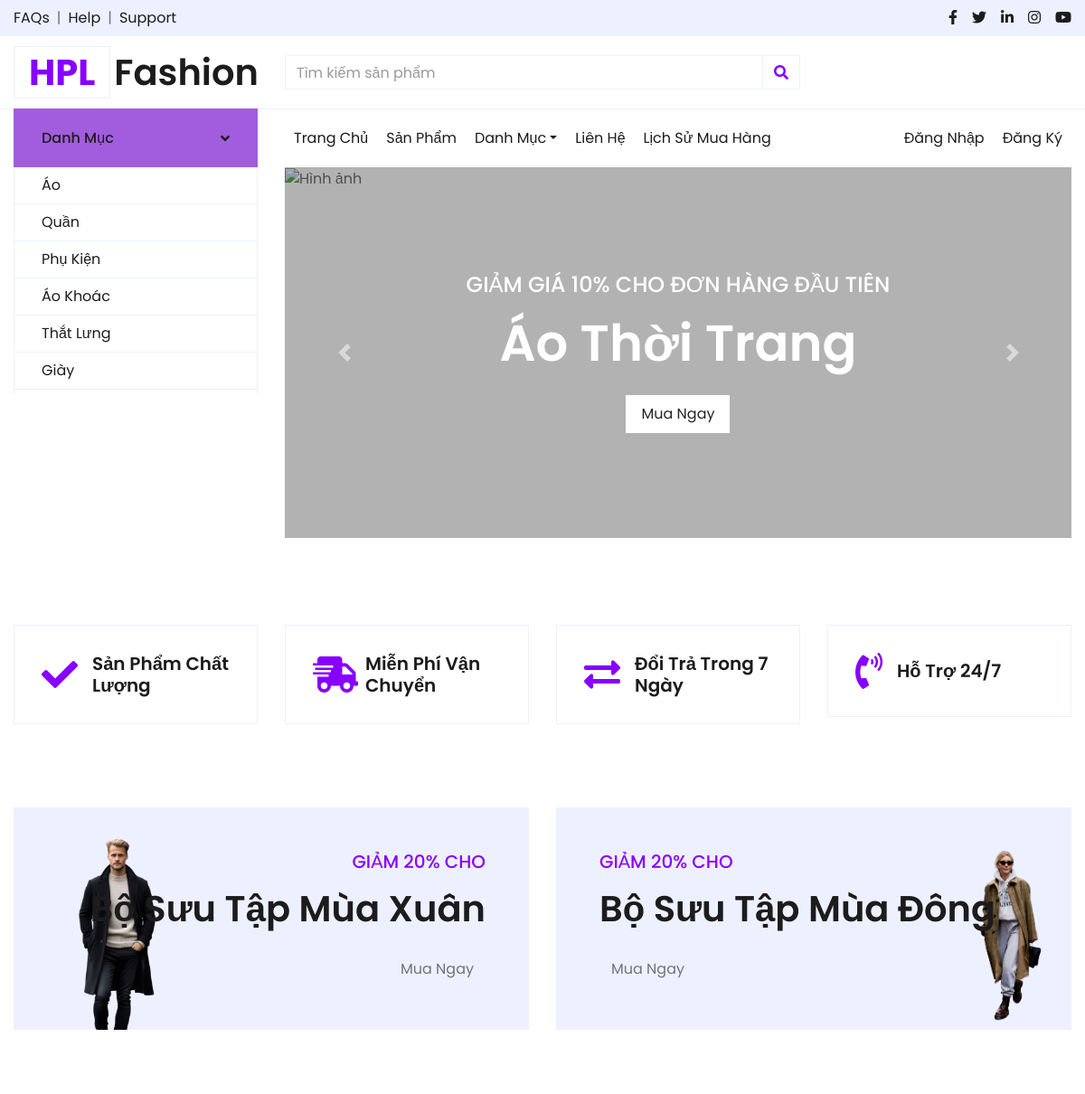
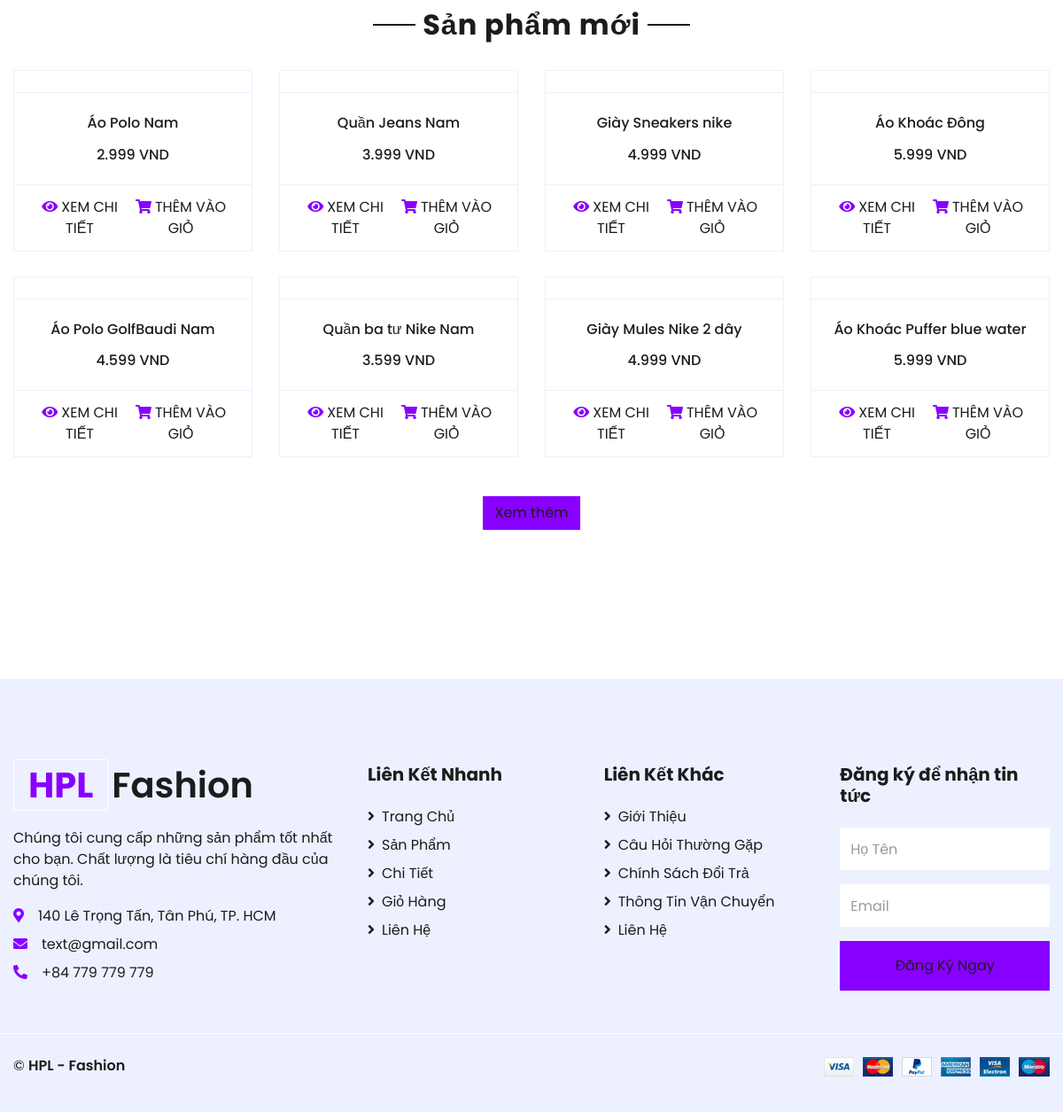
The page / on the database its author committed (2 pictures, top to bottom).
### tables this page shows
CREATE TABLE `categories` (
  `category_id` int NOT NULL,
  `category_name` varchar(255) NOT NULL,
  `category_image` varchar(250) NOT NULL
);

CREATE TABLE `products` (
  `product_id` int NOT NULL,
  `product_name` varchar(255) NOT NULL,
  `price` int NOT NULL,
  `category_id` int DEFAULT NULL,
  `image` varchar(255) DEFAULT NULL,
  `image2` varchar(255) DEFAULT NULL,
  `image3` varchar(255) DEFAULT NULL,
  `description` varchar(255) DEFAULT NULL,
  `quantity` int DEFAULT NULL,
  `size` enum('XS','S','M','L','XL') DEFAULT 'M'
);

### index.php (the view, shortened to what this page needs)
<!DOCTYPE html>
<html lang="en">
<head>
    <link href="https://cdnjs.cloudflare.com/ajax/libs/font-awesome/5.10.0/css/all.min.css" rel="stylesheet">
    <link href="lib/owlcarousel/assets/owl.carousel.min.css" rel="stylesheet">
    <link href="css/style.css" rel="stylesheet">
</head>
<body>
    <?php include 'includes/header.php'; ?>
    <div class="container-fluid pt-5">
        <div class="row px-xl-5 pb-3">
            <div class="col-lg-3 col-md-6 col-sm-12 pb-1">
                <div class="d-flex align-items-center border mb-4" style="padding: 30px;">
                    <h1 class="fa fa-check text-primary m-0 mr-3"></h1>
                    <h5 class="font-weight-semi-bold m-0">Sản Phẩm Chất Lượng</h5>
                </div>
            </div>
            <div class="col-lg-3 col-md-6 col-sm-12 pb-1">
                <div class="d-flex align-items-center border mb-4" style="padding: 30px;">
                    <h1 class="fa fa-shipping-fast text-primary m-0 mr-2"></h1>
                    <h5 class="font-weight-semi-bold m-0">Miễn Phí Vận Chuyển</h5>
                </div>
            </div>
            <div class="col-lg-3 col-md-6 col-sm-12 pb-1">
                <div class="d-flex align-items-center border mb-4" style="padding: 30px;">
                    <h1 class="fas fa-exchange-alt text-primary m-0 mr-3"></h1>
                    <h5 class="font-weight-semi-bold m-0">Đổi Trả Trong 7 Ngày</h5>
                </div>
            </div>
            <div class="col-lg-3 col-md-6 col-sm-12 pb-1">
                <div class="d-flex align-items-center border mb-4" style="padding: 30px;">
                    <h1 class="fa fa-phone-volume text-primary m-0 mr-3"></h1>
                    <h5 class="font-weight-semi-bold m-0">Hỗ Trợ 24/7</h5>
                </div>
            </div>
        </div>
    </div>
    <div class="container-fluid offer pt-5">
        <div class="row px-xl-5">
            <div class="col-md-6 pb-4">
                <div class="position-relative bg-secondary text-center text-md-right text-white mb-2 py-5 px-5">
                    <img src="img/offer-1.png" alt="">
                    <div class="position-relative" style="z-index: 1;">
                        <h5 class="text-uppercase text-primary mb-3">Giảm 20% cho</h5>
                        <h1 class="mb-4 font-weight-semi-bold">Bộ Sưu Tập Mùa Xuân</h1>
                        <a href="" class="btn btn-outline-primary py-md-2 px-md-3">Mua Ngay</a>
                    </div>
                </div>
            </div>
            <div class="col-md-6 pb-4">
                <div class="position-relative bg-secondary text-center text-md-left text-white mb-2 py-5 px-5">
                    <img src="img/offer-2.png" alt="">
                    <div class="position-relative" style="z-index: 1;">
                        <h5 class="text-uppercase text-primary mb-3">Giảm 20% cho</h5>
                        <h1 class="mb-4 font-weight-semi-bold">Bộ Sưu Tập Mùa Đông</h1>
                        <a href="" class="btn btn-outline-primary py-md-2 px-md-3">Mua Ngay</a>
                    </div>
                </div>
            </div>
        </div>
    </div>
    <div class="container-fluid pt-5">
        <div class="text-center mb-4">
            <h2 class="section-title px-5"><span class="px-2">Sản phẩm mới</span></h2>
        </div>
        <div class="row px-xl-5 pb-3">
            <?php
            $conn = Database::getConnection();
            $sql = "SELECT * FROM products LIMIT 8";
            $result = $conn->query($sql);
            if ($result->num_rows > 0) {
                while ($row = $result->fetch_assoc()) {
                    ?>
                        <div class="col-lg-3 col-md-6 col-sm-12 pb-1">
                            <div class="card product-item border-0 mb-4">
                                <div class="card-header product-img position-relative overflow-hidden bg-transparent border p-0">
                                </div>
                                <div class="card-body border-left border-right text-center p-0 pt-4 pb-3">
                                    <h6 class="text-truncate mb-3"><?= htmlspecialchars($row['product_name']); ?></h6>
                                    <div class="d-flex justify-content-center">
                                        <h6><?= number_format($row['price'], 0, ',', '.'); ?> VND</h6>
                                    </div>
                                </div>
                                <div class="card-footer d-flex justify-content-between bg-light border">
                                    <a href="views/detail.php?id=<?= $row['product_id']; ?>" class="btn btn-sm text-dark p-0">
                                        <i class="fas fa-eye text-primary mr-1"></i>XEM CHI TIẾT
                                    </a>
                                    <a href="cart.php?action=add&id=<?= $row['product_id']; ?>" class="btn btn-sm text-dark p-0">
                                        <i class="fas fa-shopping-cart text-primary mr-1"></i>THÊM VÀO GIỎ
                                    </a>
                                </div>
                            </div>
                        </div>
                    <?php
                    }
            } else {
                echo '<p class="text-center">Không có sản phẩm nào.</p>';
            }
            ?>
        </div>
        <div class="text-center mb-4">
            <a href="views/shop.php" class="btn btn-primary">Xem thêm</a>
        </div>
    </div>
    <?php include 'includes/footer.php'; ?>
</body>
</html>

### includes/header.php (shortened to what this page needs)
<?php
$conn = Database::getConnection();
$q1 = $conn->query("SELECT * FROM categories");
$isIndexPage = basename($_SERVER['PHP_SELF']) === 'index.php';
?>
    <div class="container-fluid">
        <div class="row bg-secondary py-2 px-xl-5">
            <div class="col-lg-6 d-none d-lg-block">
                <div class="d-inline-flex align-items-center">
                    <a class="text-dark" href="">FAQs</a>
                    <span class="text-muted px-2">|</span>
                    <a class="text-dark" href="">Help</a>
                    <span class="text-muted px-2">|</span>
                    <a class="text-dark" href="">Support</a>
                </div>
            </div>
            <div class="col-lg-6 text-center text-lg-right">
                <div class="d-inline-flex align-items-center">
                    <a class="text-dark px-2" href="">
                        <i class="fab fa-facebook-f"></i>
                    </a>
                    <a class="text-dark px-2" href="">
                        <i class="fab fa-twitter"></i>
                    </a>
                    <a class="text-dark px-2" href="">
                        <i class="fab fa-linkedin-in"></i>
                    </a>
                    <a class="text-dark px-2" href="">
                        <i class="fab fa-instagram"></i>
                    </a>
                    <a class="text-dark pl-2" href="">
                        <i class="fab fa-youtube"></i>
                    </a>
                </div>
            </div>
        </div>
    </div>
<div class="container-fluid">
    <div class="row align-items-center py-3 px-xl-5">
        <div class="col-lg-3 d-none d-lg-block">
            <a href="/ShopThoiTrang/index.php" class="text-decoration-none">
                <h1 class="m-0 display-5 font-weight-semi-bold">
                    <span class="text-success font-weight-bold border px-3 mr-1">HPL</span>Fashion
                </h1>
            </a>
        </div>
        <div class="col-lg-6 col-6 text-left">
            <form action="">
                <div class="input-group">
                    <input type="text" class="form-control" placeholder="Tìm kiếm sản phẩm">
                    <div class="input-group-append">
                        <span class="input-group-text bg-transparent text-primary">
                            <i class="fa fa-search"></i>
                        </span>
                    </div>
                </div>
            </form>
        </div>
    </div>
</div>
<div class="container-fluid mb-5">
    <div class="row border-top px-xl-5">
        <div class="col-lg-3 d-none d-lg-block">
            <a class="btn shadow-none d-flex align-items-center justify-content-between bg-primary text-white w-100" data-toggle="collapse" href="#navbar-vertical" style="height: 65px; margin-top: -1px; padding: 0 30px;">
                <h6 class="m-0">Danh Mục</h6>
                <i class="fa fa-angle-down text-dark"></i>
            </a>
            <?php if ($isIndexPage): ?>
                <nav class="collapse show navbar navbar-vertical navbar-light align-items-start p-0 border border-top-0 border-bottom-0" id="navbar-vertical">
                    <div class="navbar-nav w-100 overflow-hidden" style="height: 250px">
                        <?php
                        while ($r1 = $q1->fetch_array()) {
                            echo '<li class="nav-item">';
                            echo '<a href="#' . $r1['category_id'] . '" class="nav-item nav-link">' . $r1['category_name'] . '</a>';
                            echo '</li>';
                        }
                        ?>
                    </div>
                </nav>
            <?php endif; ?>
        </div>
        <div class="col-lg-9">
            <nav class="navbar navbar-expand-lg bg-light navbar-light py-3 py-lg-0 px-0">
                <div class="collapse navbar-collapse justify-content-between" id="navbarCollapse">
                    <div class="navbar-nav mr-auto py-0">
                        <a href="/ShopThoiTrang/index.php" class="nav-item nav-link active">Trang Chủ</a>
                        <a href="/ShopThoiTrang/views/shop.php" class="nav-item nav-link">Sản Phẩm</a>
                        <div class="nav-item dropdown">
                            <a href="#" class="nav-link dropdown-toggle" data-toggle="dropdown">Danh Mục</a>
                        </div>
                        <a href="/ShopThoiTrang/views/contact.php" class="nav-item nav-link">Liên Hệ</a>
                        <a href="/ShopThoiTrang/views/order_history.php" class="nav-item nav-link">Lịch Sử Mua Hàng</a>
                    </div>
                    <div class="navbar-nav">
                        <?php if (isset($_SESSION['user'])): ?>
                            <div class="nav-item dropdown">
                                <a href="#" class="nav-link dropdown-toggle" data-toggle="dropdown">Xin chào, <?php echo $_SESSION['user']['name']; ?>!</a>
                                <div class="dropdown-menu rounded-0 m-0">
                                    <a href="#" class="dropdown-item">Tài Khoản</a>
                                    <a href="/ShopThoiTrang/views/logout.php" class="dropdown-item">Đăng Xuất</a>
                                </div>
                            </div>
                        <?php else: ?>
                            <a href="/ShopThoiTrang/views/login.php" class="nav-item nav-link">Đăng Nhập</a>
                            <a href="/ShopThoiTrang/views/register.php" class="nav-item nav-link">Đăng Ký</a>
                        <?php endif; ?>
                    </div>
                </div>
            </nav>
            <?php if ($isIndexPage): ?>
                <div id="header-carousel" class="carousel slide" data-ride="carousel">
                    <div class="carousel-inner">
                        <div class="carousel-item active" style="height: 410px;">
                            <img class="img-fluid" src="/ShopThoiTrang/img/carousel-1.jpg" alt="Hình ảnh">
                            <div class="carousel-caption d-flex flex-column align-items-center justify-content-center">
                                <div class="p-3" style="max-width: 700px;">
                                    <h4 class="text-light text-uppercase font-weight-medium mb-3">Giảm Giá 10% Cho Đơn Hàng Đầu Tiên</h4>
                                    <h3 class="display-4 text-white font-weight-semi-bold mb-4">Áo Thời Trang</h3>
                                    <a href="#" class="btn btn-light py-2 px-3">Mua Ngay</a>
                                </div>
                            </div>
                        </div>
                    </div>
                    <a class="carousel-control-prev" href="#header-carousel" data-slide="prev">
                        <div class="btn btn-dark" style="width: 45px; height: 45px;">
                            <span class="carousel-control-prev-icon mb-n2"></span>
                        </div>
                    </a>
                    <a class="carousel-control-next" href="#header-carousel" data-slide="next">
                        <div class="btn btn-dark" style="width: 45px; height: 45px;">
                            <span class="carousel-control-next-icon mb-n2"></span>
                        </div>
                    </a>
                </div>
            <?php endif; ?>
        </div>
    </div>
</div>

### rows shown on the page
categories: category_name "Áo"
categories: category_name "Quần"
categories: category_name "Phụ Kiện"
categories: category_name "Áo Khoác"
categories: category_name "Thắt Lưng"
categories: category_name "Giày"
products: product_name "Áo Polo Nam", price "2.999"
products: product_name "Quần Jeans Nam", price "3.999"
products: product_name "Giày Sneakers nike", price "4.999"
products: product_name "Áo Khoác Đông", price "5.999"
products: product_name "Áo Polo GolfBaudi Nam", price "4.599"
products: product_name "Quần ba tư Nike Nam", price "3.599"
products: product_name "Giày Mules Nike 2 dây", price "4.999"
products: product_name "Áo Khoác Puffer blue water", price "5.999"
